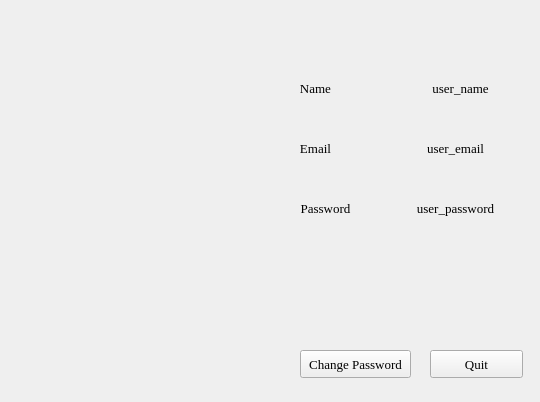
<?xml version="1.0" encoding="UTF-8"?>
<ui version="4.0">
 <class>Form</class>
 <widget class="QWidget" name="Form">
  <property name="geometry">
   <rect>
    <x>0</x>
    <y>0</y>
    <width>540</width>
    <height>402</height>
   </rect>
  </property>
  <property name="windowTitle">
   <string>Form</string>
  </property>
  <widget class="QLabel" name="label">
   <property name="geometry">
    <rect>
     <x>20</x>
     <y>60</y>
     <width>251</width>
     <height>271</height>
    </rect>
   </property>
   <property name="text">
    <string/>
   </property>
   <property name="alignment">
    <set>Qt::AlignCenter</set>
   </property>
  </widget>
  <widget class="QLabel" name="label_2">
   <property name="geometry">
    <rect>
     <x>280</x>
     <y>80</y>
     <width>71</width>
     <height>16</height>
    </rect>
   </property>
   <property name="font">
    <font>
     <family>Times New Roman</family>
     <pointsize>10</pointsize>
    </font>
   </property>
   <property name="text">
    <string>Name</string>
   </property>
   <property name="alignment">
    <set>Qt::AlignCenter</set>
   </property>
  </widget>
  <widget class="QLabel" name="label_3">
   <property name="geometry">
    <rect>
     <x>280</x>
     <y>140</y>
     <width>71</width>
     <height>16</height>
    </rect>
   </property>
   <property name="font">
    <font>
     <family>Times New Roman</family>
     <pointsize>10</pointsize>
    </font>
   </property>
   <property name="text">
    <string>Email</string>
   </property>
   <property name="alignment">
    <set>Qt::AlignCenter</set>
   </property>
  </widget>
  <widget class="QLabel" name="label_4">
   <property name="geometry">
    <rect>
     <x>290</x>
     <y>200</y>
     <width>71</width>
     <height>16</height>
    </rect>
   </property>
   <property name="font">
    <font>
     <family>Times New Roman</family>
     <pointsize>10</pointsize>
    </font>
   </property>
   <property name="text">
    <string>Password</string>
   </property>
   <property name="alignment">
    <set>Qt::AlignCenter</set>
   </property>
  </widget>
  <widget class="QPushButton" name="quit_button">
   <property name="geometry">
    <rect>
     <x>430</x>
     <y>350</y>
     <width>93</width>
     <height>28</height>
    </rect>
   </property>
   <property name="font">
    <font>
     <family>Times New Roman</family>
     <pointsize>10</pointsize>
    </font>
   </property>
   <property name="text">
    <string>Quit</string>
   </property>
  </widget>
  <widget class="QLabel" name="user_name">
   <property name="geometry">
    <rect>
     <x>380</x>
     <y>80</y>
     <width>161</width>
     <height>16</height>
    </rect>
   </property>
   <property name="font">
    <font>
     <family>Times New Roman</family>
     <pointsize>10</pointsize>
    </font>
   </property>
   <property name="text">
    <string>user_name</string>
   </property>
   <property name="alignment">
    <set>Qt::AlignCenter</set>
   </property>
  </widget>
  <widget class="QLabel" name="user_password">
   <property name="geometry">
    <rect>
     <x>380</x>
     <y>200</y>
     <width>151</width>
     <height>16</height>
    </rect>
   </property>
   <property name="font">
    <font>
     <family>Times New Roman</family>
     <pointsize>10</pointsize>
    </font>
   </property>
   <property name="text">
    <string>user_password</string>
   </property>
   <property name="alignment">
    <set>Qt::AlignCenter</set>
   </property>
  </widget>
  <widget class="QLabel" name="user_email">
   <property name="geometry">
    <rect>
     <x>370</x>
     <y>140</y>
     <width>171</width>
     <height>16</height>
    </rect>
   </property>
   <property name="font">
    <font>
     <family>Times New Roman</family>
     <pointsize>10</pointsize>
    </font>
   </property>
   <property name="text">
    <string>user_email</string>
   </property>
   <property name="alignment">
    <set>Qt::AlignCenter</set>
   </property>
  </widget>
  <widget class="QPushButton" name="password_button">
   <property name="geometry">
    <rect>
     <x>300</x>
     <y>350</y>
     <width>111</width>
     <height>28</height>
    </rect>
   </property>
   <property name="font">
    <font>
     <family>Times New Roman</family>
     <pointsize>10</pointsize>
    </font>
   </property>
   <property name="text">
    <string>Change Password</string>
   </property>
  </widget>
 </widget>
 <resources/>
 <connections/>
</ui>
